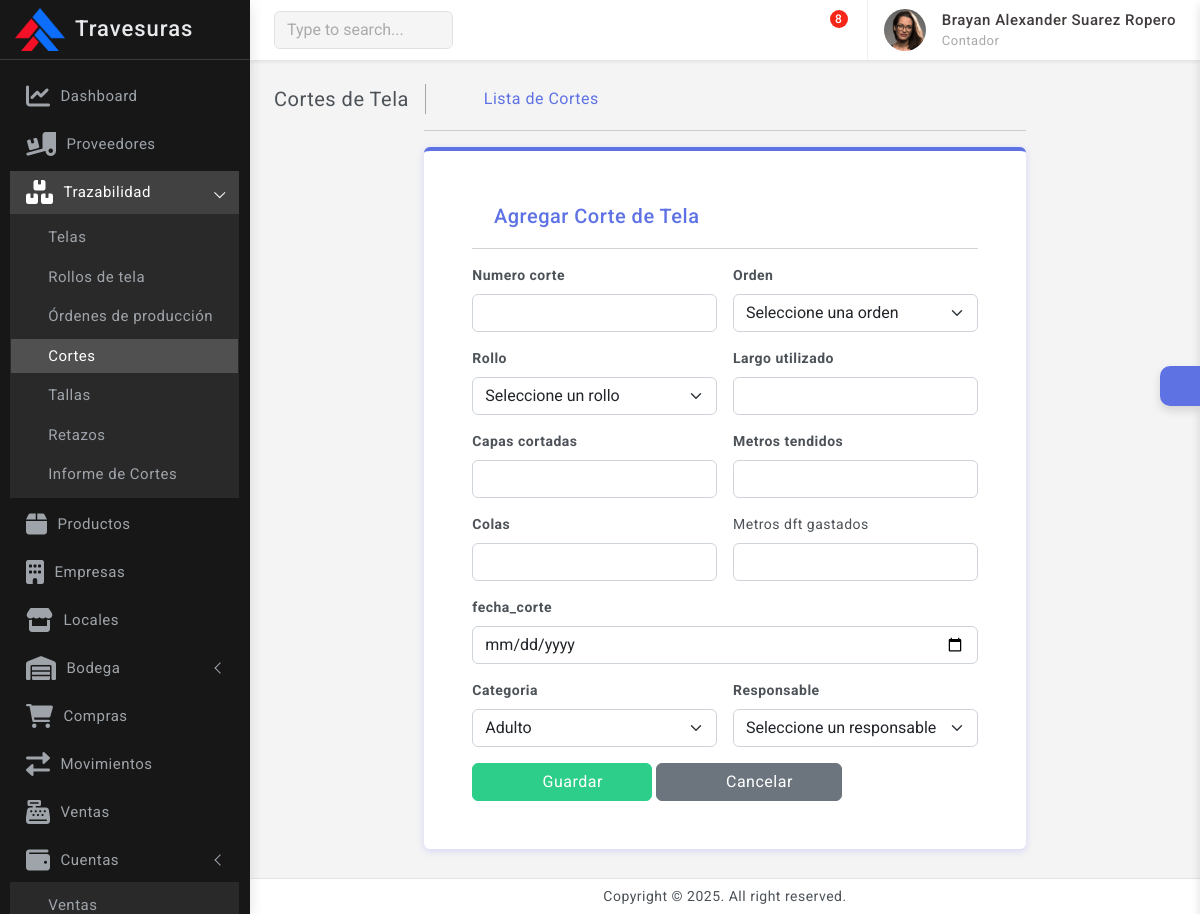
The page /trazabilidad/cortes/agregar/ (signed in) on the database its author committed.
### empresas/models.py (models this page shows, shortened)
class Empresa(models.Model):
    razon_social            = models.CharField(max_length=100)
    nit                     = models.CharField(max_length=20, unique=True)
    telefono                = models.CharField(max_length=20, unique=True)
    correo                  = models.EmailField(max_length=100, unique=True)
    logo                    = models.ImageField(upload_to='empresas', blank=False, null=False)

### usuarios/models.py (models this page shows)
class PerfilUsuario(models.Model):
    usuario                             = models.OneToOneField(Usuario, on_delete=models.CASCADE)
    nombre                              = models.CharField(max_length=50)
    apellido                            = models.CharField(max_length=50)
    documento                           = models.IntegerField(unique=True)
    telefono                            = models.IntegerField(unique=True)
    cargo                               = models.ForeignKey(Cargo, on_delete=models.CASCADE, related_name="Cargo")
    def __str__(self):
        return f"{self.nombre} {self.apellido}"
    def full_name(self):
        return f'{self.nombre} {self.apellido}'

class Cargo(models.Model):
    nombre  = models.CharField(max_length=50, unique=True)
    area    = models.ForeignKey(Area, on_delete=models.CASCADE, related_name="Area_relacionada")
    def __str__(self):
        return self.nombre

### trazabilidad/views.py (the view)
# urls.py: path('cortes/agregar/', views.agregar_corte, name='agregar_corte'),
@login_required(login_url='login')
def agregar_corte(request):
    if request.method == 'POST':
        form = CorteTelaForm(request.POST)
        if form.is_valid():
            form.save()
            messages.success(request, "Corte agregado correctamente.")
            return redirect('cortes')
    else:
        form = CorteTelaForm()
    return render(request, 'trazabilidad/cortes/form_corte.html', {'form': form, 'accion': 'Agregar'})

### notificaciones/context_processors.py (called while the page is built)
def notificaciones_context(request):
    if request.user.is_authenticated:
        notificaciones = Notificacion.objects.filter(user=request.user, leida=False).order_by('-fecha_creacion')
    else:
        notificaciones = []
    return {'notificaciones': notificaciones}

### outfitcore/context_processors.py (called while the page is built)
def global_context(request):
    user = None
    perfil = None
    contrato = None
    empresas = None
    if request.user.is_authenticated:
        user = request.user
        perfil = PerfilUsuario.objects.filter(usuario=request.user).first()
        if perfil:
            contrato = Contrato.objects.filter(perfil=perfil).first()
    empresas = Empresa.objects.all
    empresa_id = request.session.get('empresa_id')
    empresa_activa = None
    if empresa_id:
        empresa_activa = Empresa.objects.filter(id=empresa_id).first()
    return {
        'perfil': perfil,
        'user': user,
        'contrato': contrato,
        'empresas': empresas,
        'empresa_id': empresa_id,
        'empresa_activa': empresa_activa,
    }

### trazabilidad/models.py (called while the page is built)
    def __str__(self):
        return f"Rollo {self.numero_rollo} - {self.tela.nombre} - {self.color} - {self.largo_restante}m restantes - Estado: {self.estado}"

    def __str__(self):
        return f"Orden: {self.producto.referencia} - {self.total_unidades} unidades - Estado: {self.estado}"

### templates/trazabilidad/cortes/form_corte.html (shortened to what this page needs)
{% extends 'base.html' %}
{% block content %}
<div class="page-wrapper">
    <div class="page-content">
        <div class="page-breadcrumb d-none d-sm-flex align-items-center mb-3">
            <div class="breadcrumb-title pe-3">Cortes de Tela</div>
            <div class="ps-3">
                <nav aria-label="breadcrumb">
                    <ol class="breadcrumb mb-0 p-0">
                        <li class="breadcrumb-item"><a href="{% url 'home' %}"><i class="bx bx-home-alt"></i></a></li>
                        <li class="breadcrumb-item"><a href="{% url 'cortes' %}">Lista de Cortes</a></li>
                    </ol>
                </nav>
            </div>
        </div>
        <div class="col-xl-8 mx-auto">
            <hr />
            <div class="card border-top border-0 border-4 border-primary">
                <div class="card-body p-5">
                    <div class="card-title d-flex align-items-center">
                        <div><i class="bx bx-cut me-1 font-22 text-primary"></i></div>
                        <h5 class="mb-0 text-primary">{{ accion }} Corte de Tela</h5>
                    </div>
                    <hr>
                    <form method="POST" class="row g-3 needs-validation" novalidate>
                        {% for field in form %}
                            <div class="{% if field.name == 'fecha_corte' %}col-md-12{% else %}col-md-6{% endif %}">
                                <label for="{{ field.id_for_label }}" class="form-label">{{ field.label|safe }}</label>
                                {{ field }}
                            </div>
                        {% endfor %}
                        <div class="col-12">
                            <button type="submit" class="btn btn-success px-5">
                                <i class="bx bx-save"></i> Guardar
                            </button>
                            <a href="{% url 'cortes' %}" class="btn btn-secondary px-5">
                                <i class="bx bx-arrow-back"></i> Cancelar
                            </a>
                        </div>
                    </form>
                </div>
            </div>
        </div>
    </div>
</div>
{% endblock %}

### templates/includes/dashboard_sidebar.html (shortened to what this page needs)
{% load static %}
<div class="sidebar-wrapper" data-simplebar="true">
    <div class="sidebar-header">
        {% if empresa_activa %}
            <div>
                <img src="{{ empresa_activa.logo.url }}" class="logo-icon" alt="logo icon">
            </div>
            <div>
                <h4 class="logo-text">{{ empresa_activa.razon_social }}</h4>
            </div>
            <div class="toggle-icon ms-auto"><i class='bx bx-arrow-to-left'></i>
            </div>
        {% else %}
            <div>
                <h4 class="logo-text">Administrador</h4>
            </div>
            <div class="toggle-icon ms-auto"><i class='bx bx-arrow-to-left'></i>
            </div>
        {% endif %}
    </div>
    <ul class="metismenu" id="menu">
        <li>
            <a href="{% url 'home' %}">
                <div class="parent-icon"><i class='fas fa-chart-line'></i></div>
                <div class="menu-title">Dashboard</div>
            </a>
        </li>
        <li>
            <a href="{% url 'proveedores' %}">
                <div class="parent-icon"><i class="fas fa-truck-loading"></i>
                </div>
                <div class="menu-title">Proveedores</div>
            </a>
        </li>
        {% with request.path as path %}
        <li class="{% if '/trazabilidad/' in path %}mm-active{% endif %}">
            <a href="#" class="has-arrow" aria-expanded="{% if '/trazabilidad/' in path %}true{% else %}false{% endif %}">
                <div class="parent-icon"><i class='fas fa-boxes'></i></div>
                <div class="menu-title">Trazabilidad</div>
            </a>
            <ul class="{% if '/trazabilidad/' in path %}mm-collapse mm-show{% else %}mm-collapse{% endif %}">
                <li class="{% if '/trazabilidad/telas/' in path %}active mm-active{% endif %}">
                    <a href="{% url 'telas' %}"><i class="bx bx-right-arrow-alt"></i> Telas</a>
                </li>
                <li class="{% if '/trazabilidad/rollos/' in path %}active mm-active{% endif %}">
                    <a href="{% url 'rollos' %}"><i class="bx bx-right-arrow-alt"></i> Rollos de tela</a>
                </li>
                <li class="{% if '/trazabilidad/ordenes_produccion/' in path %}active mm-active{% endif %}">
                    <a href="{% url 'ordenes_produccion' %}"><i class="bx bx-right-arrow-alt"></i> Órdenes de producción</a>
                </li>
                <li class="{% if '/trazabilidad/cortes/' in path %}active mm-active{% endif %}">
                    <a href="{% url 'cortes' %}"><i class="bx bx-right-arrow-alt"></i> Cortes</a>
                </li>
                <li class="{% if '/trazabilidad/tallas_corte/' in path %}active mm-active{% endif %}">
                    <a href="{% url 'tallas' %}"><i class="bx bx-right-arrow-alt"></i> Tallas</a>
                </li>
                <li class="{% if '/trazabilidad/retazos_tela/' in path %}active mm-active{% endif %}">
                    <a href="{% url 'retazos' %}"><i class="bx bx-right-arrow-alt"></i> Retazos</a>
                </li>
                <li class="{% if '/trazabilidad/informe_cortes/' in path %}active mm-active{% endif %}">
                    <a href="{% url 'informe_cortes' %}"><i class="bx bx-right-arrow-alt"></i> Informe de Cortes</a>
                </li>
            </ul>
        </li>
        {% endwith %}
        {% with request.path as path %}
        <li class="{% if '/productos/' in path %}mm-active{% endif %}">
            <a href="{% url 'productos' %}">
                <div class="parent-icon"><i class='fas fa-box'></i>
                </div>
                <div class="menu-title">Productos</div>
            </a>
        </li>
        {% endwith %}
        {% with request.path as path %}
        <li class="{% if '/empresas/' in path %}mm-active{% endif %}">
            <a href="{% url 'empresas' %}">
                <div class="parent-icon"><i class='fas fa-building'></i>
                </div>
                <div class="menu-title">Empresas</div>
            </a>
        </li>
        {% endwith %}
        {% with request.path as path %}
        <li class="{% if '/locales/' in path %}mm-active{% endif %}">
            <a href="{% url 'locales' %}">
                <div class="parent-icon"><i class='fas fa-store'></i>
                </div>
                <div class="menu-title">Locales</div>
            </a>
        </li>
        {% endwith %}
        {% with request.path as path %}
        <li class="{% if '/bodega/' in path %}mm-active{% endif %}">
            <a href="#" class="has-arrow" aria-expanded="{% if '/bodega/' in path %}true{% else %}false{% endif %}">
                <div class="parent-icon"><i class='fas fa-warehouse'></i>
                </div>
                <div class="menu-title">Bodega</div>
            </a>
        </li>
        {% endwith %}
        <li>
            <a href="#">
                <div class="parent-icon"><i class="fas fa-shopping-cart"></i>
                </div>
                <div class="menu-title">Compras</div>
            </a>
        </li>
        <li>
            <a href="#">
                <div class="parent-icon"> <i class="fas fa-exchange-alt"></i>
                </div>
                <div class="menu-title">Movimientos</div>
            </a>
        </li>
        <li>
            <a href="{% url 'lista_ventas' %}">
                <div class="parent-icon"><i class='fas fa-cash-register'></i>
                </div>
                <div class="menu-title">Ventas</div>
            </a>
        </li>
        <li>
            <a href="#" class="has-arrow">
                <div class="parent-icon"><i class="fas fa-wallet"></i>
                </div>
                <div class="menu-title">Cuentas</div>
            </a>
            <ul>
                <li> <a href="{% url 'ventas' %}"><i class="bx bx-right-arrow-alt"></i>Ventas</a> </li>
            </ul>
        </li>
    </ul>
</div>

### templates/includes/navbar.html (shortened to what this page needs)
{% load static %}
<header>
    <div class="topbar d-flex align-items-center">
        <nav class="navbar navbar-expand">
            <div class="search-bar flex-grow-1">
                <div class="position-relative search-bar-box">
                    <input type="text" class="form-control search-control" placeholder="Type to search..."> <span class="position-absolute top-50 search-show translate-middle-y"><i class='bx bx-search'></i></span>
                </div>
            </div>
            <div class="top-menu ms-auto">
                <ul class="navbar-nav align-items-center">
                    <li class="nav-item dropdown dropdown-large">
                        <a class="nav-link dropdown-toggle dropdown-toggle-nocaret" href="#" role="button" data-bs-toggle="dropdown" aria-expanded="false">	<i class='bx bx-category'></i>
                        </a>
                    </li>
                    <li class="nav-item dropdown dropdown-large">
                        <a class="nav-link dropdown-toggle dropdown-toggle-nocaret position-relative" href="#" role="button" data-bs-toggle="dropdown" aria-expanded="false">
                            <i class='bx bx-bell'></i>
                        </a>
                    </li>
                    <li class="nav-item dropdown dropdown-large">
                        <a class="nav-link dropdown-toggle dropdown-toggle-nocaret position-relative" href="#" role="button" data-bs-toggle="dropdown" aria-expanded="false"> <span class="alert-count">8</span>
                            <i class='bx bx-comment'></i>
                        </a>
                    </li>
                </ul>
            </div>
            <div class="user-box dropdown">
                <a class="d-flex align-items-center nav-link dropdown-toggle dropdown-toggle-nocaret" href="#" role="button" data-bs-toggle="dropdown" aria-expanded="false">
                    <img src="{% static 'images/avatars/avatar-2.png' %}" class="user-img" alt="user avatar">
                    <div class="user-info ps-3">
                        <p class="user-name mb-0"> {{perfil.full_name}} </p>
                        <p class="designattion mb-0">{{perfil.cargo}}</p>
                    </div>
                </a>
            </div>
        </nav>
    </div>
</header>

### outfitcore/static/css/semi-dark.css (style rules this page uses)
html.semi-dark .sidebar-wrapper { background: #171717; border-right: 1px solid #e4e4e400 }
html.semi-dark .sidebar-wrapper .sidebar-header { background: #171717; border-right: 1px solid #e4e4e400; border-bottom: 1px solid rgb(255 255 255 / 15%) }
html.semi-dark .sidebar-wrapper .sidebar-header .logo-text { color: #e7e9ec }
html.semi-dark .sidebar-wrapper .sidebar-header .toggle-icon { color: #e7e9ec }
html.semi-dark .sidebar-wrapper .metismenu a { color: #9ea4aa }
html.semi-dark .sidebar-wrapper .metismenu .mm-active>a, html.semi-dark .sidebar-wrapper .metismenu a:active, html.semi-dark .sidebar-wrapper .metismenu a:focus, html.semi-dark .sidebar-wrapper .metismenu a:hover { color: #fff; text-decoration: none; background: rgb(255 255 255 / 18%) }
html.semi-dark .sidebar-wrapper .metismenu ul { border: 1px solid #ffffff00; background: rgb(255 255 255 / 8%) }

### rows shown on the page
Empresa: logo (picture), razon_social "Travesuras"
PerfilUsuario: full_name "Brayan Alexander Suarez Ropero", cargo "Contador"

### other values the page prints
{{ accion }} "Agregar"
{{ field.label|safe }} "Numero corte" "Orden" "Rollo" "Largo utilizado" "Capas cortadas" "Metros tendidos" "Colas" "Metros dft gastados" "fecha_corte" "Categoria" "Responsable"
